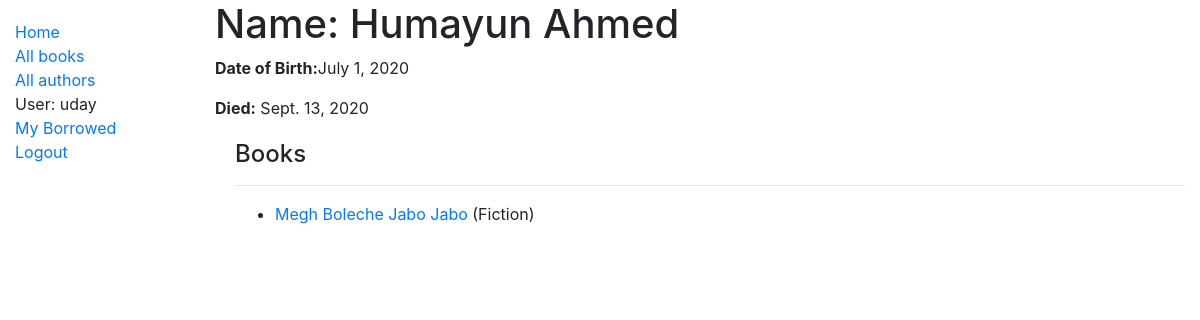
The page /catalog/author/1 (signed in) on the database its author committed.
### catalog/models.py (models this page shows, shortened)
class Author(models.Model):
    first_name = models.CharField(max_length=100)
    last_name = models.CharField(max_length=100)
    date_of_birth = models.DateField(null=True, blank=True)
    date_of_death = models.DateField('Died', null=True, blank=True)
    class Meta:
        ordering = ['last_name', 'first_name']

class Book(models.Model):
    title = models.CharField(max_length=200)
    author = models.ForeignKey('Author', on_delete=models.SET_NULL, null=True)
    summary = models.TextField(max_length=1000, help_text='Enter a brief description of the book')
    isbn = models.CharField('ISBN', max_length=13, help_text='13 Character <a href="https://www.isbn-international.org/content/what-isbn">ISBN number</a>')
    genre = models.ManyToManyField(Genre, help_text='Select a genre for this book')
    language = models.ForeignKey('Language', on_delete=models.SET_NULL, null=True)
    class Meta:
        ordering = ['language']
    def get_absolute_url(self):
        return reverse('book-detail', args=[str(self.id)])
    def display_genre(self):
        """Create a string for the Genre. This is required to display genre in Admin."""
        return ', '.join(genre.name for genre in self.genre.all()[:3])
    display_genre.short_description = 'Genre'

class Genre(models.Model):
    name = models.CharField(max_length=200, help_text='Enter a book genre (e.g. Science Fiction)')
    def __str__(self):
        return self.name

### catalog/views.py (the view)
# urls.py: re_path(r'^author/(?P<pk>\w+)$', views.AuthorDetailView.as_view(), name='author-detail'),
class AuthorDetailView(LoginRequiredMixin, generic.DetailView):
    model = Author
    paginate_by = 10
    context_object_name = 'author_detail'   # your own name for the list as a template variable
    template_name = 'author_detail.html'  # Specify your own template name/location

### catalog/templates/author_detail.html (shortened to what this page needs)
{% extends "base.html" %}
{% block content %}
  <h1>Name: {{ author_detail.first_name|add:' '|add:author_detail.last_name }}</h1>
  <p><strong>Date of Birth:</strong>{{ author_detail.date_of_birth }}</p>
  <p><strong>Died:</strong> {{ author_detail.date_of_death }}</p>
 <div style="margin-left:20px;margin-top:20px">
    <h4>Books</h4>
    <hr>
    {% if author_detail.book_set.all %}
    <ul>
      {% for book in author_detail.book_set.all %}
        <li>
          <a href="{{ book.get_absolute_url }}">{{ book.title }}</a> ({{ book.genre.all|join:", " }})
        </li>
      {% endfor %}
    </ul>
    {% else %}
      <p>No books for this author.</p>
    {% endif %}
  </div>
{% endblock %}

### catalog/templates/base.html (shortened to what this page needs)
<!DOCTYPE html>
<html lang="en">
<head>
  <link rel="stylesheet" href="https://stackpath.bootstrapcdn.com/bootstrap/4.1.3/css/bootstrap.min.css">
  {% load static %}
  <link rel="stylesheet" href="{% static 'css/styles.css' %}">
</head>
<body>
  <div class="container-fluid">
    <div class="row">
      <div class="col-sm-2">
      {% block sidebar %}
        <ul class="sidebar-nav">
          <li><a href="{% url 'index' %}">Home</a></li>
          <li><a href="{% url 'books' %}">All books</a></li>
          <li><a href="{% url 'authors' %}">All authors</a></li>
          {% if user.is_authenticated %}
            <li>User: {{ user.get_username }}</li>
            <li><a href="{% url 'my-borrowed' %}">My Borrowed</a></li>
            <li><a href="{% url 'logout' %}?next={{request.path}}">Logout</a></li>
          {% else %}
            <li><a href="{% url 'login' %}?next={{request.path}}">Login</a></li>
          {% endif %}
        </ul>
     {% endblock %}
      </div>
      <div class="col-sm-10 ">
        {% block content %}{% endblock %}
      </div>
    </div>
  </div>
</body>
</html>

### catalog/static/css/styles.css (style rules this page uses)
.sidebar-nav { margin-top: 20px; padding: 0; list-style: none; }

### rows shown on the page
Author: first_name|add "Humayun Ahmed", date_of_birth "July 1, 2020", date_of_death "Sept. 13, 2020"
Book: title "Megh Boleche Jabo Jabo", genre.all "Fiction"

### other values the page prints
{{ user.get_username }} "uday"
